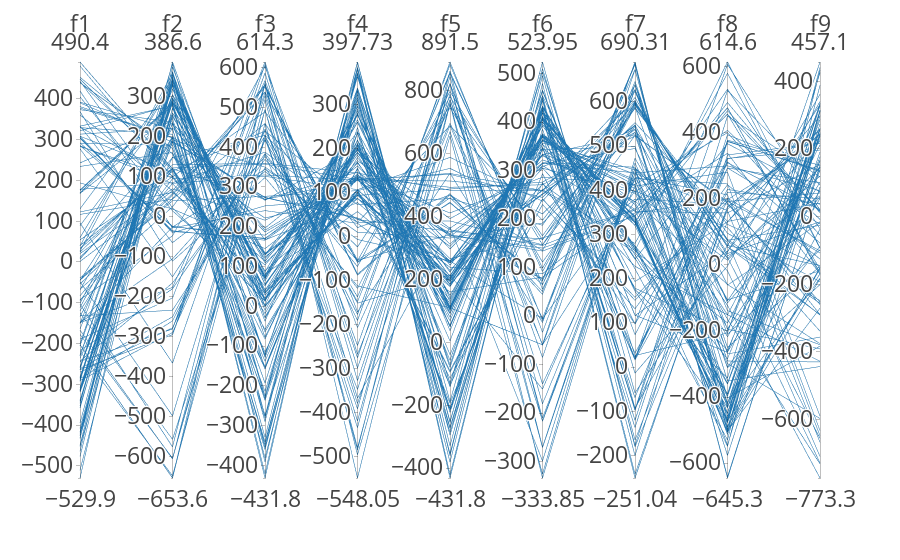

Notebook code for this chart:
### Code cell
fig = ex.parallel_coordinates(data)
fig.update_layout(font=dict(size=28))

### Figure 1 — Plotly figure (JSON) as saved in the notebook; plotly's stock layout.template omitted (floating-point values rounded to 4 significant figures; data arrays with more than 128 entries replaced by an {"elided": "..."} marker saying what was removed)
{"data": [{"dimensions": [{"label": "f1", "values": {"elided": "141 float values"}}, {"label": "f2", "values": {"elided": "141 float values"}}, {"label": "f3", "values": {"elided": "141 float values"}}, {"label": "f4", "values": {"elided": "141 float values"}}, {"label": "f5", "values": {"elided": "141 float values"}}, {"label": "f6", "values": {"elided": "141 float values"}}, {"label": "f7", "values": {"elided": "141 float values"}}, {"label": "f8", "values": {"elided": "141 float values"}}, {"label": "f9", "values": {"elided": "141 float values"}}], "domain": {"x": [0, 1], "y": [0, 1]}, "name": "", "type": "parcoords"}], "layout": {"autosize": true, "font": {"size": 28}, "legend": {"tracegroupgap": 0}, "margin": {"t": 60}}}
